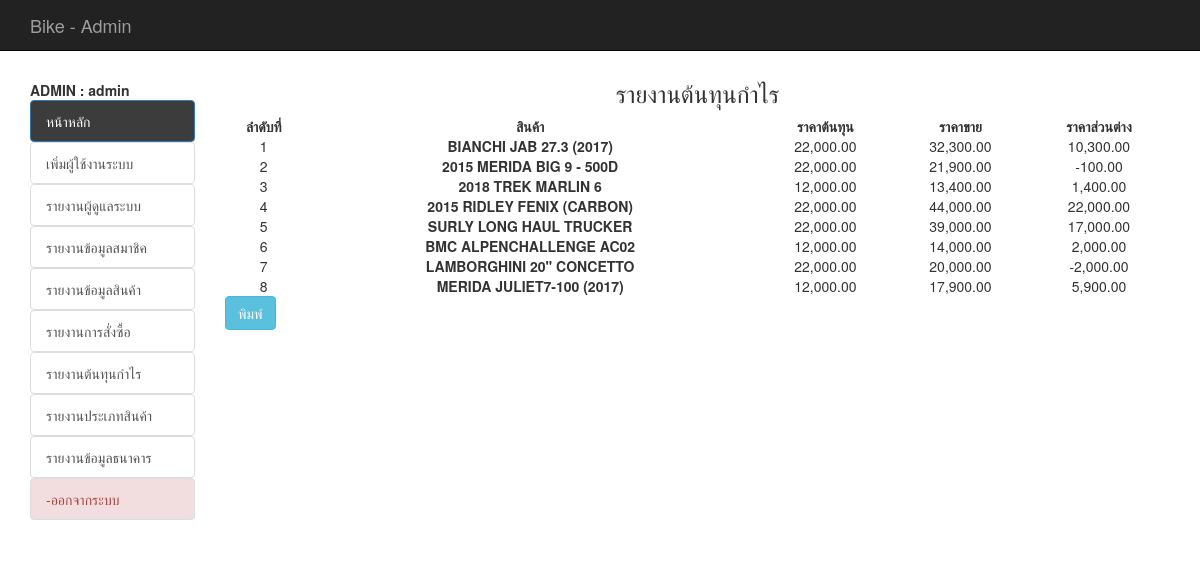
The page /backend/report_best.php (signed in) on the database its author committed.
### tables this page shows
CREATE TABLE `tbl_product` (
  `p_id` int(11) NOT NULL,
  `t_id` int(11) NOT NULL,
  `p_name` varchar(200) NOT NULL,
  `p_size` varchar(11) NOT NULL,
  `p_detial` text NOT NULL,
  `p_price_a` float(10,2) NOT NULL,
  `p_price` float(10,2) NOT NULL,
  `p_unit` varchar(20) NOT NULL,
  `p_img1` varchar(200) NOT NULL,
  `p_img2` varchar(100) DEFAULT NULL,
  `p_view` int(11) NOT NULL,
  `p_qty` int(11) DEFAULT NULL,
  `p_ems` int(50) NOT NULL,
  `date_save` timestamp NOT NULL DEFAULT CURRENT_TIMESTAMP
);

### backend/mm.php (called while the page is built, shortened)
<?php require_once('../Connections/condb.php'); ?>
<?php
$colname_mm = "-1";
if (isset($_SESSION['MM_admin'])) {
  $colname_mm = $_SESSION['MM_admin'];
}
$query_mm = sprintf("SELECT * FROM tbl_admin WHERE admin_user = %s", GetSQLValueString($colname_mm, "text"));
$mm = mysql_query($query_mm, $condb) or die(mysql_error());
$row_mm = mysql_fetch_assoc($mm);
?>

### backend/report_best.php (the view, shortened to what this page needs)
<?php require_once('../Connections/condb.php'); ?>
<?php
if (!function_exists("GetSQLValueString")) {
  function GetSQLValueString($theValue, $theType, $theDefinedValue = "", $theNotDefinedValue = "")
  {
    $theValue = function_exists("mysql_real_escape_string") ? mysql_real_escape_string($theValue) : mysql_escape_string($theValue);
    switch ($theType) {
      case "text":
      $theValue = ($theValue != "") ? "'" . $theValue . "'" : "NULL";
      break;
    }
    return $theValue;
  }
}
$query_prd = "
SELECT * FROM tbl_product as p, tbl_type as t
WHERE p.t_id = t.t_id
ORDER BY p.p_id ASC";
$prd = mysql_query($query_prd, $condb) or die(mysql_error());
$row_prd = mysql_fetch_assoc($prd);
$totalRows_prd = mysql_num_rows($prd);
?>
<!DOCTYPE html>
<html lang="en">
<head>
  <?php include('h.php');?>
  <?php include('datatable.php');?>
</head>
<body>
  <div class="container">
    <div class="row">
     <?php include('banner.php');?>
   </div>
   <div class="row">
     <div class="col-md-2">
      <br>
      <?php include('menu.php');?>
    </div>
    <div class="col-md-10">
    <h3 align="center"> รายงานต้นทุนกำไร  </h3>
    <table width="100%" border="0" cellspacing="0" class="display" id="example3">
      <thead>
        <tr>
          <th >ลำดับที่</th>
          <th >สินค้า</th>
          <th >ราคาต้นทุน</th>
          <th >ราคาขาย</th>
          <th >ราคาส่วนต่าง</th>
        </tr>
      </thead>
      <tbody>
        <?php if($totalRows_prd>0){?>
          <?php
          $i = 1;
          do { ?>
            <tr>
              <td align="center" valign="top"><?php echo $i; ?></td>
              <td align="center" valign="top"><b> <?php echo $row_prd['p_name']; ?></b></td>
              <td align="center" valign="top"><?php echo number_format($row_prd['p_price_a'],2); ?></td>
              <td align="center" valign="top"><?php echo number_format($row_prd['p_price'],2); ?></td>
              <td align="center" valign="top"><?php echo number_format($row_prd['p_price'] - $row_prd['p_price_a'],2); ?></td>
            </tr>
            <?php
            $i += 1;
          } while ($row_prd = mysql_fetch_assoc($prd)); ?>
        <?php } ?>
      </tbody>
    </table>
  </div>
  <div class="col-md-2">
    <input type="button" name="search" id="hp" value="พิมพ์" onclick="print()" class="btn btn-info" />
  </div>
</div>
</div>
</body>
</html>

### backend/menu.php (shortened to what this page needs)
<?php include('mm.php');?>
<b id="hp">  ADMIN : <?php echo $row_mm['admin_name'];?></b>
<br />
<ul class="list-group list-group-flush" id="hp">
	<il><a href="index.php" class="list-group-item active"  style="background-color: #3c3c3c">หน้าหลัก</a></il>
	<?php
	if ($row_mm['status'] == 'admin') { ?>
		<il><a href="adduser_admin.php" class="list-group-item">เพิ่มผู้ใช้งานระบบ</a></il>
		<il><a href="list_admin.php" class="list-group-item">รายงานผู้ดูแลระบบ</a></il>
		<il><a href="list_member.php" class="list-group-item">รายงานข้อมูลสมาชิค</a></il>
		<il><a href="report_all_prd.php?all=all" class="list-group-item">รายงานข้อมูลสินค้า</a></il>
		<il><a href="report_all_order.php" class="list-group-item">รายงานการสั่งซื้อ</a></il>
		<il><a href="report_best.php" class="list-group-item">รายงานต้นทุนกำไร</a></il>
		<il><a href="report_all_type.php" class="list-group-item">รายงานประเภทสินค้า</a></il>
		<il><a href="report_all_bank.php" class="list-group-item">รายงานข้อมูลธนาคาร</a></il>
		<il><a href="logout_admin.php" class="list-group-item list-group-item-danger">-ออกจากระบบ</a></il>
<?php } ?>
</ul>

### css/style.css (style rules this page uses)
th { text-align:center; }

### backend/report_best.php (style rules this page uses)
th { white-space: nowrap; }

### rows shown on the page
tbl_product: p_name "BIANCHI JAB 27.3 (2017)", p_price_a "22,000.00", p_price "32,300.00", $row_prd['p_price'] - $row_prd['p_price_a'] "10,300.00"
tbl_product: p_name "2015 MERIDA BIG 9 - 500D", p_price_a "22,000.00", p_price "21,900.00", $row_prd['p_price'] - $row_prd['p_price_a'] "-100.00"
tbl_product: p_name "2018 TREK MARLIN 6", p_price_a "12,000.00", p_price "13,400.00", $row_prd['p_price'] - $row_prd['p_price_a'] "1,400.00"
tbl_product: p_name "2015 RIDLEY FENIX (CARBON)", p_price_a "22,000.00", p_price "44,000.00", $row_prd['p_price'] - $row_prd['p_price_a'] "22,000.00"
tbl_product: p_name "SURLY LONG HAUL TRUCKER", p_price_a "22,000.00", p_price "39,000.00", $row_prd['p_price'] - $row_prd['p_price_a'] "17,000.00"
tbl_product: p_name "BMC ALPENCHALLENGE AC02", p_price_a "12,000.00", p_price "14,000.00", $row_prd['p_price'] - $row_prd['p_price_a'] "2,000.00"
tbl_product: p_name "LAMBORGHINI 20\" CONCETTO", p_price_a "22,000.00", p_price "20,000.00", $row_prd['p_price'] - $row_prd['p_price_a'] "-2,000.00"
tbl_product: p_name "MERIDA JULIET7-100 (2017)", p_price_a "12,000.00", p_price "17,900.00", $row_prd['p_price'] - $row_prd['p_price_a'] "5,900.00"

### other values the page prints
$row_mm['admin_name'] "admin"
